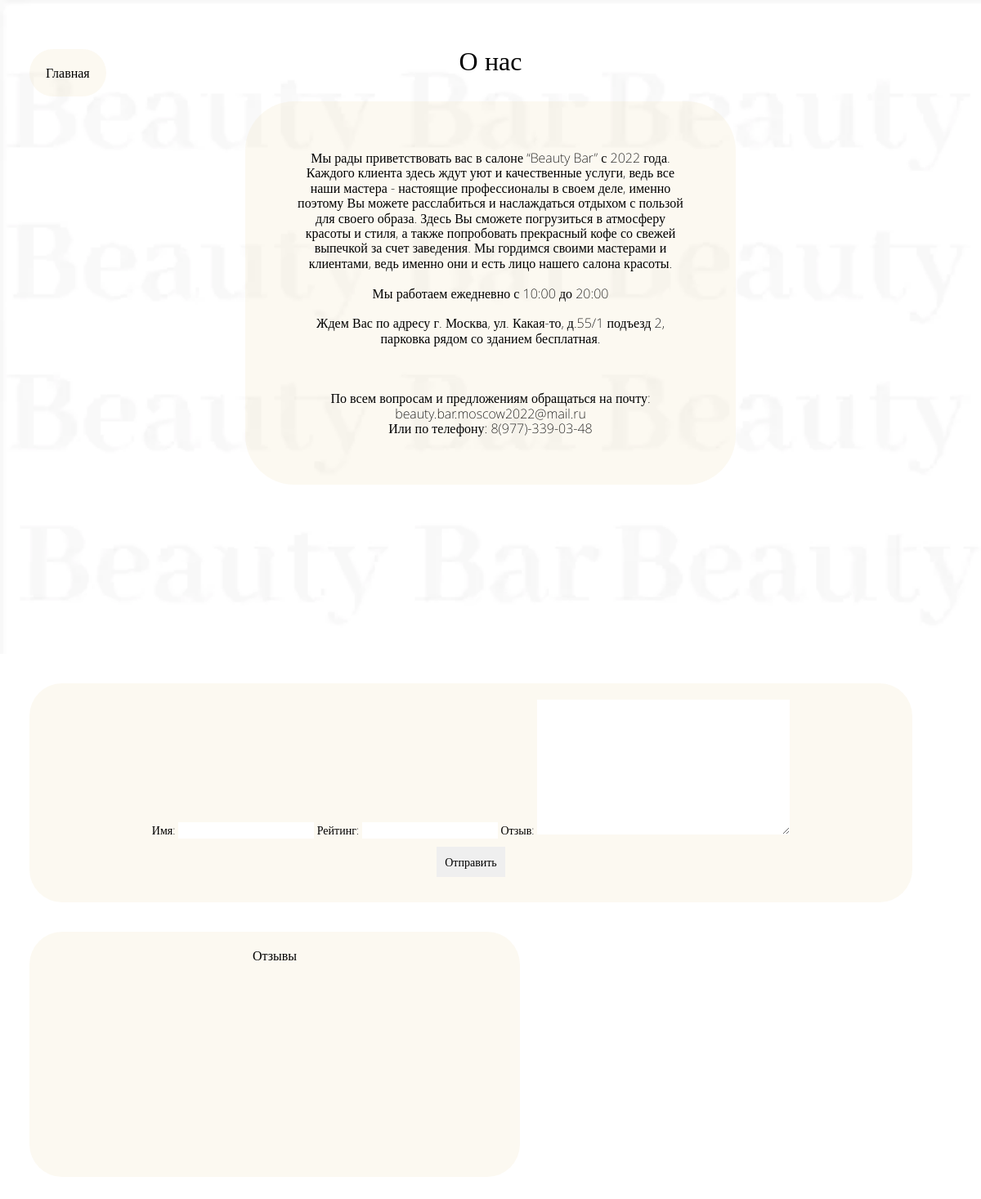
Page /about/ on the earlier database version.
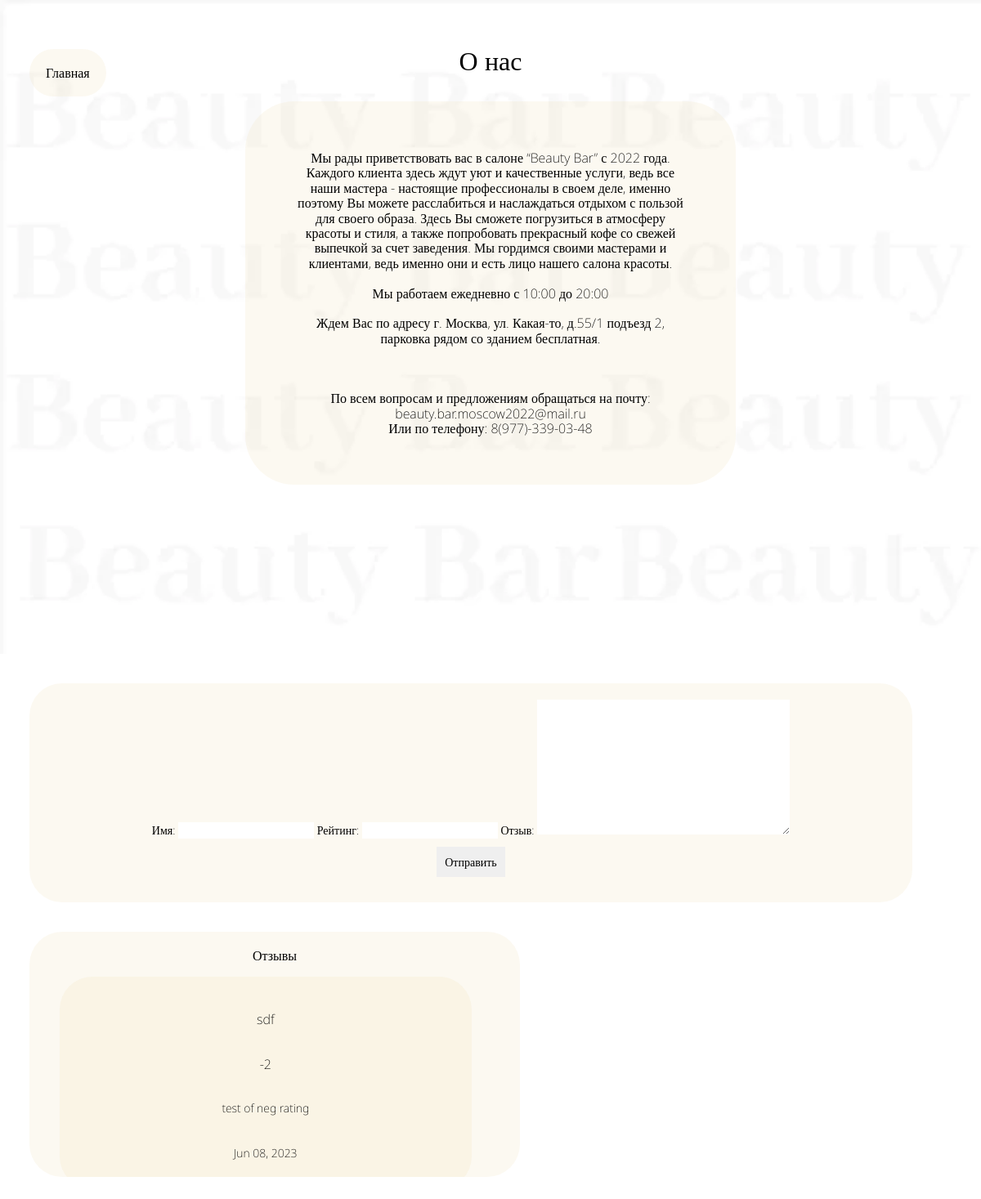
Same page on the later database version.
### catalog/models.py (models this page shows)
class Feedback(models.Model):
    Username = models.CharField(max_length=100)
    Rating = models.DecimalField(max_digits=1, decimal_places=0)
    Text = models.TextField()
    feedbackDate = models.DateTimeField(    )

### website/views.py (the view)
# urls.py: path("about/", views.aboutUs, name='aboutUs'),
def aboutUs(request):
    if request.method == 'POST':
        form = feedbackForm(request.POST)
        if form.is_valid():
            newFeedback = form.save(commit=False)
            newFeedback.feedbackDate = datetime.now()
            newFeedback.save()
            redirect('aboutUs')
    else:
        form = feedbackForm()
    feedbacks = [model_to_dict(x) for x in Feedback.objects.all().order_by("-feedbackDate")]
    '''.order_by("-feedbackDate")'''
    template = loader.get_template("aboutUs.html")
    context = {
        "feedbackForm":form,
        "feedbacks":feedbacks
    }
    return HttpResponse(template.render(context, request))

### website/feedbackForm.py
class feedbackForm(forms.ModelForm):
    class Meta:
        model = Feedback
        exclude = ['feedbackDate']
        labels = {
            "Username": "Имя",
            "Rating": "Рейтинг",
            "Text": "Отзыв"
        }
    '''
    userContactData = forms.CharField(label="Телефон", max_length=20)
    userName = forms.CharField(label="Имя", max_length=20)
    '''

### templates/aboutUs.html (shortened to what this page needs)
{% load static %}
<!DOCTYPE html>
<html lang="english">
  <head>
    <link rel="stylesheet" href="{% static '../static/css/about-us.css' %}">
  </head>
  <body>
    <div>
      <link href="{% static 'css/about-us.css'%}" rel="stylesheet" />
  <div class="about-us-container">
    <div class="about-us-container1">
      <div class="about-us-container2">
         <p class="gain-center"><a href="{% url 'home' %}">Главная</a></p>
        <h1 class="about-us-about-us-header">О нас</h1>
      </div>
      <span class="about-us-about-us-text">
        <span>
          Мы рады приветствовать вас в салоне “Beauty Bar” с 2022 года. Каждого
          клиента здесь ждут уют и качественные услуги, ведь все наши мастера -
          настоящие профессионалы в своем деле, именно поэтому Вы можете
          расслабиться и наслаждаться отдыхом с пользой для своего образа. Здесь
          Вы сможете погрузиться в атмосферу красоты и стиля, а также
          попробовать прекрасный кофе со свежей выпечкой за счет заведения. Мы
          гордимся своими мастерами и клиентами, ведь именно они и есть лицо
          нашего салона красоты.
        </span>
        <br />
        <br />
        <span>Мы работаем ежедневно с 10:00 до 20:00</span>
        <br />
        <br />
        <span>
          Ждем Вас по адресу г. Москва, ул. Какая-то, д.55/1 подъезд 2, парковка
          рядом со зданием бесплатная.
        </span>
        <br />
        <br />
        <br />
        <br />
        <span>
          По всем вопросам и предложениям обращаться на почту:
          beauty.bar.moscow2022@mail.ru
        </span>
        <br />
        <span>Или по телефону: 8(977)-339-03-48</span>
      </span>
    </div>
  </div>
        <div class="feedbackform">
            <form method="post" action="{% url 'aboutUs' %}">
                {{ feedbackForm }}
                <div class="send"> <input type="submit" value="Отправить" style="
                font-size: 14px;
                  font-style: normal;
                  text-align: center;
                  margin: 1%;
                  padding: 1%;
                  font-family: Noto Sans;
                  font-weight: 300;"></div>
            </form>
        </div>
        <div class="feedback-scroll">
                        <p>Отзывы</p>
            {% for feedback in feedbacks %}
                <div class="feedbackEntry">
                    <div class ="Name"> <p>{{ feedback.Username }}</p></div>
                        <div class="Rating"> <p>{{ feedback.Rating }}</p></div>
                       <div class="Text"> <p>{{ feedback.Text }}</p></div>
                        <div class="Date"><p>{{ feedback.feedbackDate|date:"M d, Y" }}</p></div>
                </div>
            {% endfor %}
        </div>
</div>

Differences in the rows shown:
added Feedback: Username "sdf", Rating "-2", Text "test of neg rating", feedbackDate "Jun 08, 2023"
